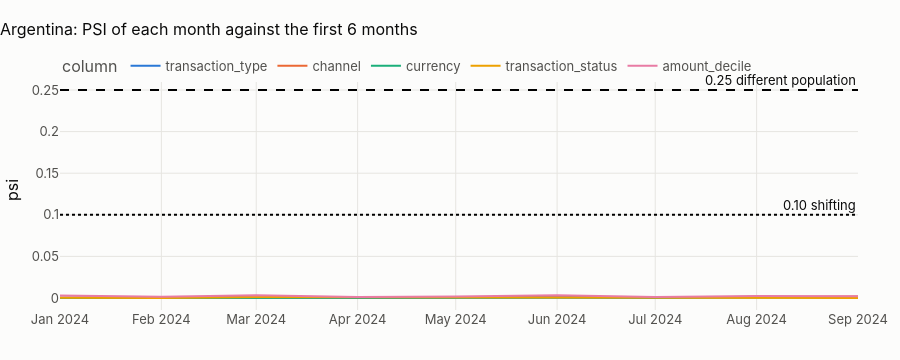

The code cell stored with this chart in its notebook:
### Markdown cell above
## 5 · Did the country's data evolve? Monthly distribution stability
Beyond the breaker's daily checks: the **population stability index** (PSI) of key columns, each month against the
reference window. PSI = Σ (pₘ − p_ref) · ln(pₘ / p_ref) over the categories (or deciles) of a column. The industry
reading: below 0.10 stable, 0.10–0.25 shifting, above 0.25 a different population.

### Code cell
pl.ensure(pl.key("stg_transactions"))
tx = pl.q("""select date_trunc('month', transaction_ts_utc) as month, transaction_type, channel, currency,
                    transaction_status, ln(1 + abs(amount)) as log_amount
             from {stg_transactions} where hash(transaction_id) % 4 = 0""")
ref_end = tx.month.min() + pd.DateOffset(months=6)


def psi(ref: pd.Series, cur: pd.Series) -> float:
    a = ref.value_counts(normalize=True)
    b = cur.value_counts(normalize=True)
    idx = a.index.union(b.index)
    a, b = (
        a.reindex(idx).fillna(1e-4).clip(lower=1e-4),
        b.reindex(idx).fillna(1e-4).clip(lower=1e-4),
    )
    return float(((b - a) * np.log(b / a)).sum())


edges = np.quantile(tx.loc[tx.month < ref_end, "log_amount"], np.linspace(0, 1, 11))
tx["amount_decile"] = np.clip(np.searchsorted(edges[1:-1], tx.log_amount), 0, 9)
rows = []
ref = tx[tx.month < ref_end]
for m, cur in tx[tx.month >= ref_end].groupby("month"):
    for col in ["transaction_type", "channel", "currency", "transaction_status", "amount_decile"]:
        rows.append({"month": m, "column": col, "psi": psi(ref[col], cur[col])})
ps = pd.DataFrame(rows)
fig = px.line(
    ps,
    x="month",
    y="psi",
    color="column",
    title=f"{CTRY.title}: PSI of each month against the first 6 months",
)
fig.add_hline(y=0.10, line_dash="dot", annotation_text="0.10 shifting")
fig.add_hline(y=0.25, line_dash="dash", annotation_text="0.25 different population")
fig.update_layout(height=360, xaxis_title=None)
fig.show()
mx = ps.groupby("column").psi.max().sort_values(ascending=False)
pd.DataFrame(
    [
        {
            "country": COUNTRY,
            "dataset": DATASET,
            "partitions_held_global_contract": len(n_held),
            "partitions_held_country_contract": int(held.held.sum()) if len(held) else 0,
            "b_reports_country_contract": int(drift.partitions.sum()) if len(drift) else 0,
            "amount_scale_country_over_global": float(
                cmp.loc[
                    (cmp.table_name == "transactions") & (cmp.column_name == "amount"),
                    "country_over_global",
                ].iloc[0]
            ),
            "max_monthly_psi": float(mx.iloc[0]),
            "max_psi_column": mx.index[0],
        }
    ]
).to_csv(OUT / f"{PREFIX}_{COUNTRY.lower()}_contract.csv", index=False)
show(mx.round(4).rename("max monthly PSI").to_frame(), paging=False)
display(
    Markdown(
        f"**Largest monthly PSI in {CTRY.name}: {mx.iloc[0]:.3f} ({mx.index[0]}).** "
        + (
            f"All columns stay far below 0.10: the population of transactions is stationary over "
            f"{tx.month.nunique()} months. "
            "Stationarity is itself a generator fingerprint: a real bank's channel mix drifts towards digital and its "
            "amounts with inflation."
            if mx.iloc[0] < 0.10
            else "At least one column shifts: inspect the month and column above before training anything on the full window."
        )
    )
)

### Figure 1 — Plotly figure (JSON) as saved in the notebook; plotly's stock layout.template omitted (floating-point values rounded to 4 significant figures)
{"data": [{"hovertemplate": "column=transaction_type<br>month=%{x}<br>psi=%{y}<extra></extra>", "legendgroup": "transaction_type", "line": {"color": "#2a78d6", "dash": "solid"}, "marker": {"symbol": "circle"}, "mode": "lines", "name": "transaction_type", "orientation": "v", "showlegend": true, "type": "scatter", "x": ["2024-01-01T00:00:00.000000", "2024-02-01T00:00:00.000000", "2024-03-01T00:00:00.000000", "2024-04-01T00:00:00.000000", "2024-05-01T00:00:00.000000", "2024-06-01T00:00:00.000000", "2024-07-01T00:00:00.000000", "2024-08-01T00:00:00.000000", "2024-09-01T00:00:00.000000"], "xaxis": "x", "y": [0.0003088, 0.001176, 0.001194, 0.0003622, 0.001193, 0.001171, 0.0004346, 0.001464, 0.0009445], "yaxis": "y"}, {"hovertemplate": "column=channel<br>month=%{x}<br>psi=%{y}<extra></extra>", "legendgroup": "channel", "line": {"color": "#eb6834", "dash": "solid"}, "marker": {"symbol": "circle"}, "mode": "lines", "name": "channel", "orientation": "v", "showlegend": true, "type": "scatter", "x": ["2024-01-01T00:00:00.000000", "2024-02-01T00:00:00.000000", "2024-03-01T00:00:00.000000", "2024-04-01T00:00:00.000000", "2024-05-01T00:00:00.000000", "2024-06-01T00:00:00.000000", "2024-07-01T00:00:00.000000", "2024-08-01T00:00:00.000000", "2024-09-01T00:00:00.000000"], "xaxis": "x", "y": [0.0002468, 0.001275, 0.000383, 0.000666, 0.0007111, 0.001516, 0.0009181, 0.001014, 0.001675], "yaxis": "y"}, {"hovertemplate": "column=currency<br>month=%{x}<br>psi=%{y}<extra></extra>", "legendgroup": "currency", "line": {"color": "#1baf7a", "dash": "solid"}, "marker": {"symbol": "circle"}, "mode": "lines", "name": "currency", "orientation": "v", "showlegend": true, "type": "scatter", "x": ["2024-01-01T00:00:00.000000", "2024-02-01T00:00:00.000000", "2024-03-01T00:00:00.000000", "2024-04-01T00:00:00.000000", "2024-05-01T00:00:00.000000", "2024-06-01T00:00:00.000000", "2024-07-01T00:00:00.000000", "2024-08-01T00:00:00.000000", "2024-09-01T00:00:00.000000"], "xaxis": "x", "y": [5.053e-06, 0.0001072, 1.525e-05, 2.617e-05, 5.229e-05, 0.0006094, 8.899e-05, 7.499e-05, 0.0005682], "yaxis": "y"}, {"hovertemplate": "column=transaction_status<br>month=%{x}<br>psi=%{y}<extra></extra>", "legendgroup": "transaction_status", "line": {"color": "#eda100", "dash": "solid"}, "marker": {"symbol": "circle"}, "mode": "lines", "name": "transaction_status", "orientation": "v", "showlegend": true, "type": "scatter", "x": ["2024-01-01T00:00:00.000000", "2024-02-01T00:00:00.000000", "2024-03-01T00:00:00.000000", "2024-04-01T00:00:00.000000", "2024-05-01T00:00:00.000000", "2024-06-01T00:00:00.000000", "2024-07-01T00:00:00.000000", "2024-08-01T00:00:00.000000", "2024-09-01T00:00:00.000000"], "xaxis": "x", "y": [0.0003375, 0.0001403, 0.001217, 0.0009287, 0.0008246, 0.0006055, 0.0004238, 0.0003658, 0.0001008], "yaxis": "y"}, {"hovertemplate": "column=amount_decile<br>month=%{x}<br>psi=%{y}<extra></extra>", "legendgroup": "amount_decile", "line": {"color": "#e87ba4", "dash": "solid"}, "marker": {"symbol": "circle"}, "mode": "lines", "name": "amount_decile", "orientation": "v", "showlegend": true, "type": "scatter", "x": ["2024-01-01T00:00:00.000000", "2024-02-01T00:00:00.000000", "2024-03-01T00:00:00.000000", "2024-04-01T00:00:00.000000", "2024-05-01T00:00:00.000000", "2024-06-01T00:00:00.000000", "2024-07-01T00:00:00.000000", "2024-08-01T00:00:00.000000", "2024-09-01T00:00:00.000000"], "xaxis": "x", "y": [0.002943, 0.001489, 0.003416, 0.001145, 0.001851, 0.003334, 0.001204, 0.002558, 0.002155], "yaxis": "y"}], "layout": {"annotations": [{"showarrow": false, "text": "0.10 shifting", "x": 1, "xanchor": "right", "xref": "x domain", "y": 0.1, "yanchor": "bottom", "yref": "y"}, {"showarrow": false, "text": "0.25 different population", "x": 1, "xanchor": "right", "xref": "x domain", "y": 0.25, "yanchor": "bottom", "yref": "y"}], "height": 360, "legend": {"title": {"text": "column"}, "tracegroupgap": 0}, "shapes": [{"line": {"dash": "dot"}, "type": "line", "x0": 0, "x1": 1, "xref": "x domain", "y0": 0.1, "y1": 0.1, "yref": "y"}, {"line": {"dash": "dash"}, "type": "line", "x0": 0, "x1": 1, "xref": "x domain", "y0": 0.25, "y1": 0.25, "yref": "y"}], "title": {"text": "Argentina: PSI of each month against the first 6 months"}, "xaxis": {"anchor": "y", "domain": [0.0, 1.0], "title": {}}, "yaxis": {"anchor": "x", "domain": [0.0, 1.0], "title": {"text": "psi"}}}}
